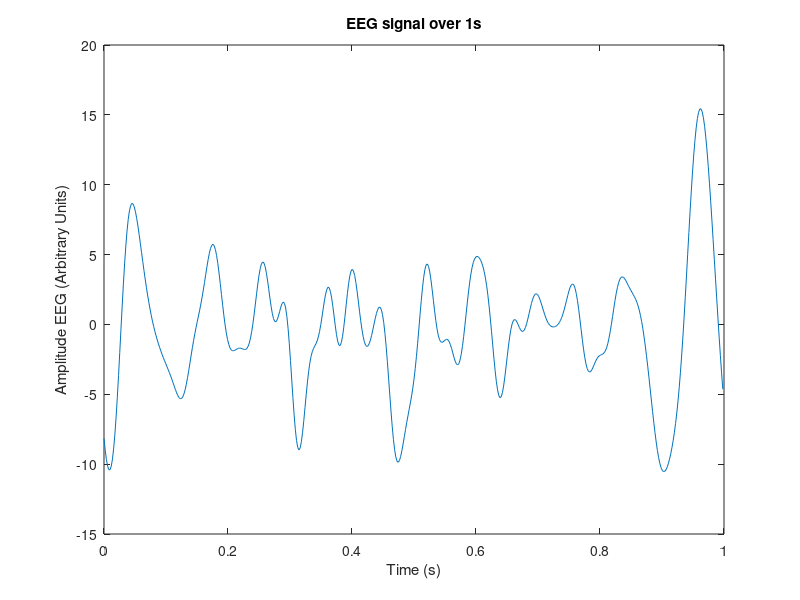
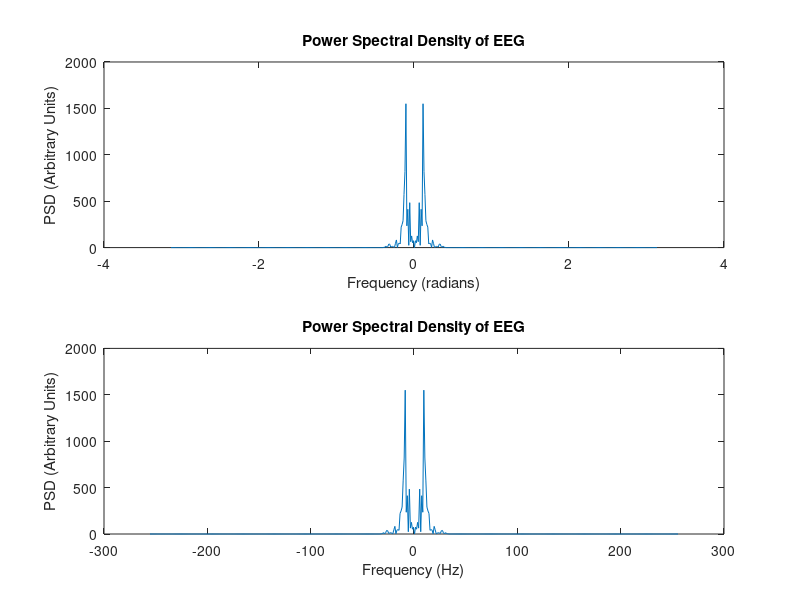

MATLAB code for these plots, in order:
% Third tutorial
clear all
close all
clc
 
% Signal loading
load('EEG.mat');
 
% Sampling frequency
fsamp = 512;
 
% Select duration to analyze
% Change Duration to change signal interval to analyze
Duration_s = 1; % Duration in seconds (max 15 seconds)
Duration = round(Duration_s*fsamp);
EEG = EEG(1:Duration); 
 
% Signal duration in samples
L = length(EEG);
 
% Plot the EEG signal
time_ax = [0:L-1]./fsamp;
figure(1)
plot(time_ax, EEG);
xlabel('Time (s)')
title(['EEG signal over ',num2str(Duration_s),'s'])
ylabel('Amplitude EEG (Arbitrary Units)')
 
% Compute DFT of the two channels
mean_EEG = mean(EEG);
X1 = fft( EEG - mean_EEG );
 
% Compute PSD (power spectral density) of the two channels and adjust
% frequency axis according to Matlab notation
PSD1 = fftshift(abs(X1).^2)/L;

% Build the frequency axis in radiants
freq_a_rad = [-pi+pi/L:2*pi/L:pi-pi/L];
% Convert the frequency axis in Hz
freq_a_Hz = freq_a_rad./(2*pi).*fsamp;
 
% Plot the PSD of the two channels with frequencies in radiants and Hz
figure(2), subplot(2,1,1), plot(freq_a_rad,PSD1);
xlabel('Frequency (radians)')
title('Power Spectral Density of EEG')
ylabel('PSD (Arbitrary Units)')

figure(2), subplot(2,1,2), plot(freq_a_Hz,PSD1);
xlabel('Frequency (Hz)')
title('Power Spectral Density of EEG')
ylabel('PSD (Arbitrary Units)')
 
% Compute the percentage of power in different subbands
% [Here please complete with instructions for computing the relative power in the frequency bands.]

% Percentage of power in freq bands

subbands = [0.5,4,8,13,30,42];  % alpha to theta subbands (Hz) 
% Get indices of frequencies correspoding to the PSD values
for i=1:length(subbands)
    subbands_idx(i) = find(abs(freq_a_Hz - subbands(i)) < 0.5);  
end

% Calculating percent power
sum_PSD1 = sum(PSD1);    % Speed up calculation
for k = 1:(length(subbands_idx)-1)
    perc_power(k) = sum(PSD1(subbands_idx(k):subbands_idx(k+1)))./sum_PSD1.*100;
end


fprintf('Results: Percent power for %2d s signal interval is \n %8.3f for delta band, \n %8.3f for theta band, \n %8.3f for alpha band,\n %8.3f for beta band,\n and %8.3f for gamma band\n',Duration_s,  perc_power)






